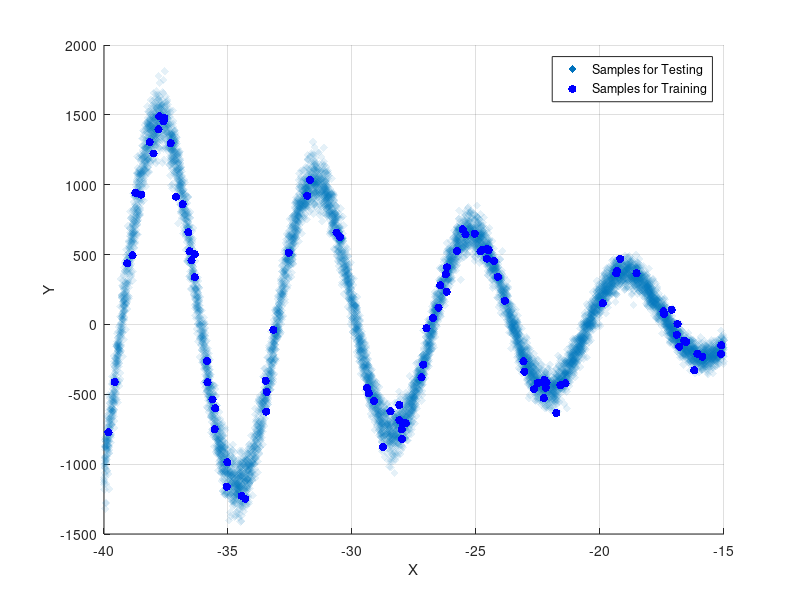

Reproduce this figure in MATLAB. (Note: this script raises an error after producing the figure.)
clear variables
clc
close all
%% add folders to the path
addpath([ pwd '\ScenarioBounds'])
addpath([ pwd '\datasets']) 
addpath([ pwd '\IPM_functions']) 
%%  Data Gen. Mechanism
Xa=40; Xb=25; % X support to be examined
Xsupport=[-Xa,Xb-Xa];
my_DGM_fun=@(X)(X.^2).*cos(X)-sin(3*X).*exp(-X.^2)-X-cos(X.^2)+X.*(3*randn(1,length(X)));
% training data set
N_train=100;
X=[-Xa+Xb*rand(1,N_train)]; % generate x values uniformly in [Xa,Xb]
Y=my_DGM_fun(X);  % random dependent variable y=f(x)
% testing data set
N_test=10000;
X_test=[-Xa+Xb*rand(1,N_test)]; % generate x values uniformly in [Xa,Xb]
Y_test=my_DGM_fun(X_test);  % random dependent variable y=f(x)
Ysupport=[min(Y_test),max(Y_test)];
% display data
figure(1)
scatter(X_test,Y_test,'dr','filled','MarkerFaceAlpha',0.1,'MarkerEdgeAlpha',0.1)
hold on;grid on;xlabel('X'); ylabel('Y')
scatter(X,Y,'b','filled') 
legend('Samples for Testing','Samples for Training')

%% Plot 3 example of sum of the basis functios terms in x
Degrees=[2 3 5];
Lengths=[1 5 20]; % length parameters for the radail basis functions
IntegrationKnots=5000; % number of points in x to compute the basis
X_support=linspace(-1,1,IntegrationKnots); % points where the basis is evaluated
BasisType={'rbf','rbf','rbf'};
Len =1;
Theta=ones(1,Degrees(1)); % the fitting coefficients for the function f(x_j)=sum_i theta_i*Basis_i(x_j)
f1= compute_Basis(X_support,Theta,Degrees(1),BasisType{1},Lengths(1));% upper boud  
Theta=ones(1,Degrees(2)); % the fitting coefficients for the function f(x_j)=sum_i theta_i*Basis_i(x_j)
f2= compute_Basis(X_support,Theta,Degrees(2),BasisType{2},Lengths(2));% upper boud
Theta=ones(1,Degrees(3)); % the fitting coefficients for the function f(x_j)=sum_i theta_i*Basis_i(x_j)
f3= compute_Basis(X_support,Theta,Degrees(3),BasisType{3},Lengths(3));% upper boud
 
 figure(2)
 plot(X_support,f1); hold on;
 plot(X_support,f2)
 plot(X_support,f3)
 xlabel('x'); ylabel('BasisFunction')
 legend(['Basisi Type' BasisType{1} ' Degree=' num2str(Degrees(1)) ' Length parameter=' num2str(Lengths(1))],...
     ['Basisi Type' BasisType{2} ' Degree=' num2str(Degrees(2)) ' Length parameter=' num2str(Lengths(2))],...
     ['Basisi Type' BasisType{3} ' Degree=' num2str(Degrees(3)) ' Length parameter=' num2str(Lengths(3))])
 %% Example with 6 basis type and differen rbf critical length
for i=1:6
     %% Define IPM model and options 
    display(['Evaluate Kernel Type number ' num2str(i)])
    if i==1; BASISTYPE='poly'; Dup=5; Dlow=Dup; Color='k'; Length=[];
    elseif i==2; BASISTYPE='poly'; Dup=10; Dlow=Dup; Color='k'; Length=[];
    elseif i==3; BASISTYPE='rbf'; Dup=5;Dlow=Dup; Color='r'; Length=2;
    elseif i==4; BASISTYPE='rbf'; Dup=10; Dlow=Dup;Color='r'; Length=2;
    elseif i==5; BASISTYPE='rbf'; Dup=10;Dlow=Dup; Color='r'; Length=10;
    elseif i==6; BASISTYPE='fourier'; Dup=10; Color='b'; Length=[];
    end 

    options=optimoptions('fmincon','MaxIterations',1e3,'ConstraintTolerance',1e-6,...
    'StepTolerance',1e-6,'MaxFunctionEvaluations',1e3,...
    'Display','off','Algorithm','sqp'); 

    IPM=IPM_Model('degreeup', Dup,'degreelow',Dlow ,...
        'basis',BASISTYPE, 'Length',Length,...
     'Xsup',Xsupport, 'Ysup',Ysupport,'options',options); 
  
    %% Train IPM:
    % Design method: Full data enclosure with no exceptions  
    Design=IPM.DesingIPM_hard_constrained_noExeptions(X,Y);% Desing Method with no uncertainty 
    %% display results
    figure(3)
    subplot(2,3,i)
    X_support=linspace(min(X),max(X),IPM.IntegrationKnots);
    %X_pred_nor=Normalize(X_predict);
    I_predict=IPM.Predict(X_support,Design.OptThetalow,Design.OptThetaup);% predict method
    scatter(X,Y,'.');
    box on; grid on; hold on;
    plot(X_support,IPM.De_Normalize(I_predict,min(Y),max(Y))',Color,'LineWidth',1.5);
    title([BASISTYPE ' degree ' num2str(Dup) ' len=' num2str(Length)])
end
